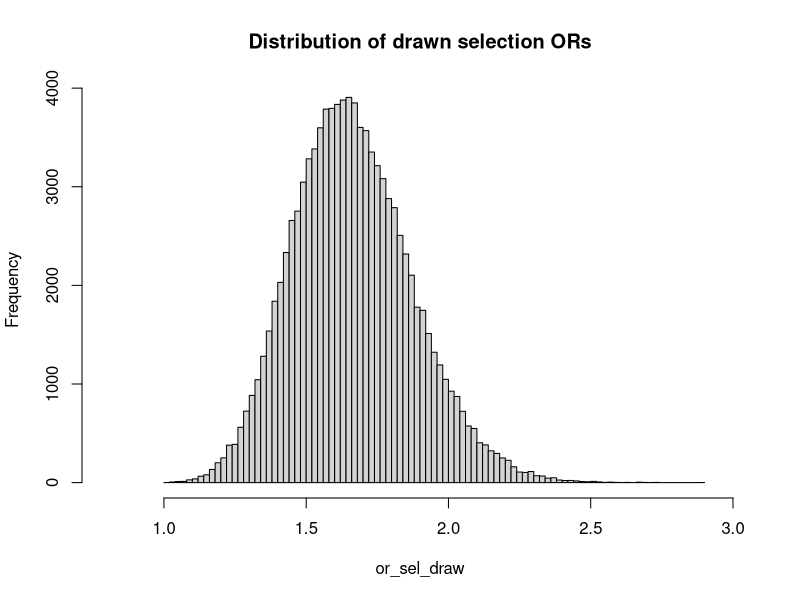
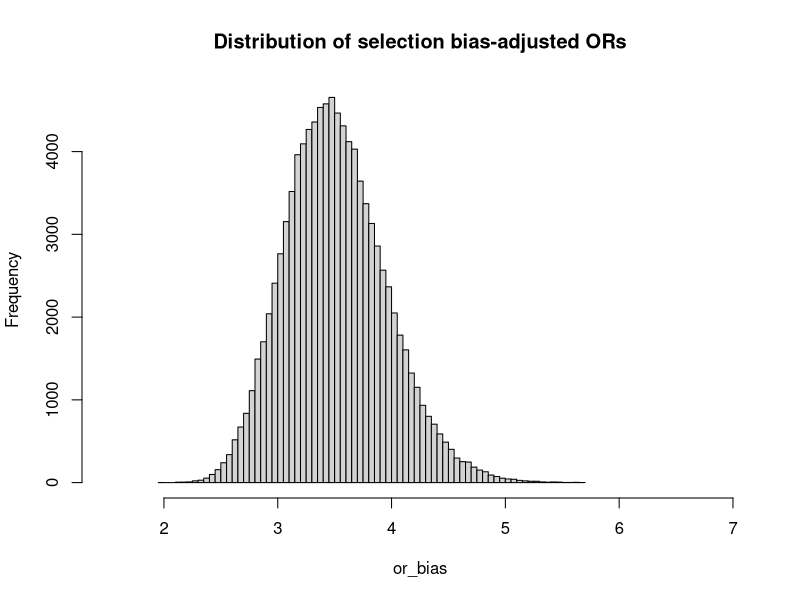

Here is the R script that generated these plots, in order:
# DiForti - probabilistic bias analysis for selection bias
# - Tom Ahern (02tahern@med.uvm.edu)
# - 2020-02-19

rm(list=ls())
cat("\014") # clears console

# - probabilistic bias analysis 
# - use log-normal distribution for selection odds ratio

# DiForti et. al. observed data
a <- 266
b <- 635
c <- 84
d <- 1153

or_crude <- (a/c)/(b/d)
se_crude <- sqrt(1/a+1/b+1/c+1/d)

# user-defined selection proportions in joint exposure (x) and outcome (y) categories
x1y1 <- 0.58
x1y0 <- 0.18
x0y1 <- 0.60
x0y0 <- 0.31

# calculate the bias factor
or_sel <- (x1y1/x1y0)/(x0y1/x0y0)
sd <- 0.21 # adopting value used by DiForti, but can be modified

# calculate location and shape to use with rlnorm
# https://msalganik.wordpress.com/2017/01/21/making-sense-of-the-rlnorm-function-in-r/
location <- log(or_sel^2 / sqrt(sd^2 + or_sel^2))
shape <- sqrt(log(1 + (sd^2 / or_sel^2)))

# draw or.sel values from the distribution, display, and summarize
set.seed(2718)
niter <- 100000
or_sel_draw <- rlnorm(niter, location, shape)
hist(or_sel_draw, breaks=100, xlim=c(0.8, 3), main="Distribution of drawn selection ORs")
summary(or_sel_draw)

# calculate vector of bias-adjusted odds ratios
or_bias <- or_crude/or_sel_draw
hist(or_bias, breaks=100, xlim=c(1.5,7), main="Distribution of selection bias-adjusted ORs")
summary(or_bias)

# re-incorporate random error
rannorm <- rnorm(niter, mean=0, sd=1)
or_bias_rand <- exp(log(or_bias) + se_crude*rannorm)
summary(or_bias_rand)

# get 2.5th, 50th, and 97.5th percentiles
cat("Systematic error:", "\n")
quantile(or_bias, probs=c(0.025, 0.5, 0.975))

cat("Systematic + random error:", "\n")
quantile(or_bias_rand, probs=c(0.025, 0.5, 0.975))
ucl95_or_bias_rand <- quantile(or_bias_rand, 0.975)
lcl95_or_bias_rand <- quantile(or_bias_rand, 0.025)

# Now correct for bias due to confounding:
#  apply the Greenland & Mickey variance adjustment
rrc <- 1.94

# variance of the confounding-adjusted OR
v_log_oradj <- ((log(4.1)-log(2.2))/(2*1.96))^2

# variance of the crude OR (=6.2; see paper for explanation)
v_log_orcrude <- ((log(8.2)-log(4.8))/(2*1.96))^2

# calculate variance of the RRc
v_rrc <- v_log_oradj - v_log_orcrude

# variance of or_bias_rand
v_or_bias_rand <- ((log(ucl95_or_bias_rand)-log(lcl95_or_bias_rand))/(2*1.96))^2

# variance when adjusting for RRc
v_final <- v_or_bias_rand + v_rrc

# adjust point estimate for confounding
or_bias_rand_conf <- quantile(or_bias_rand, 0.5)/rrc
lcl95_or_bias_rand_conf <- exp(log(or_bias_rand_conf) - (1.96*sqrt(v_final)))
ucl95_or_bias_rand_conf <- exp(log(or_bias_rand_conf) + (1.96*sqrt(v_final)))
cat("Systematic + random error; adjusted for confounding:", "\n")
cat("OR =",round(or_bias_rand_conf,2),", 95% SI: ",round(lcl95_or_bias_rand_conf,2),",",round(ucl95_or_bias_rand_conf,2))